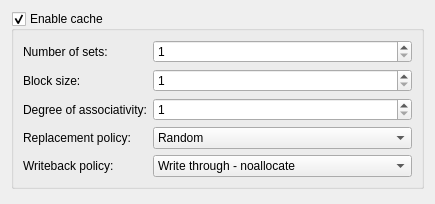
<?xml version="1.0" encoding="UTF-8"?>
<ui version="4.0">
 <class>NewDialogCache</class>
 <widget class="QWidget" name="NewDialogCache">
  <property name="geometry">
   <rect>
    <x>0</x>
    <y>0</y>
    <width>435</width>
    <height>204</height>
   </rect>
  </property>
  <property name="windowTitle">
   <string>Form</string>
  </property>
  <layout class="QVBoxLayout" name="verticalLayout">
   <item>
    <widget class="QGroupBox" name="enabled">
     <property name="title">
      <string>Enable cache</string>
     </property>
     <property name="checkable">
      <bool>true</bool>
     </property>
     <layout class="QFormLayout" name="formLayout">
      <item row="0" column="0">
       <widget class="QLabel" name="label_2">
        <property name="text">
         <string>Number of sets:</string>
        </property>
       </widget>
      </item>
      <item row="0" column="1">
       <widget class="QSpinBox" name="number_of_sets">
        <property name="minimum">
         <number>1</number>
        </property>
       </widget>
      </item>
      <item row="1" column="0">
       <widget class="QLabel" name="label_3">
        <property name="text">
         <string>Block size:</string>
        </property>
       </widget>
      </item>
      <item row="1" column="1">
       <widget class="QSpinBox" name="block_size">
        <property name="minimum">
         <number>1</number>
        </property>
       </widget>
      </item>
      <item row="2" column="0">
       <widget class="QLabel" name="label_5">
        <property name="text">
         <string>Degree of associativity:</string>
        </property>
       </widget>
      </item>
      <item row="2" column="1">
       <widget class="QSpinBox" name="degree_of_associativity">
        <property name="minimum">
         <number>1</number>
        </property>
       </widget>
      </item>
      <item row="3" column="0">
       <widget class="QLabel" name="label_6">
        <property name="text">
         <string>Replacement policy:</string>
        </property>
       </widget>
      </item>
      <item row="3" column="1">
       <widget class="QComboBox" name="replacement_policy">
        <item>
         <property name="text">
          <string>Random</string>
         </property>
        </item>
        <item>
         <property name="text">
          <string>Least Recently Used (LRU)</string>
         </property>
        </item>
        <item>
         <property name="text">
          <string>Least Frequently Used (LFU)</string>
         </property>
        </item>
       </widget>
      </item>
      <item row="4" column="0">
       <widget class="QLabel" name="label_writeback">
        <property name="text">
         <string>Writeback policy:</string>
        </property>
       </widget>
      </item>
      <item row="4" column="1">
       <widget class="QComboBox" name="writeback_policy">
        <item>
         <property name="text">
          <string>Write through - noallocate</string>
         </property>
        </item>
        <item>
         <property name="text">
          <string>Write through - write allocate</string>
         </property>
        </item>
        <item>
         <property name="text">
          <string>Write back</string>
         </property>
        </item>
       </widget>
      </item>
     </layout>
    </widget>
   </item>
   <item>
    <spacer name="verticalSpacer">
     <property name="orientation">
      <enum>Qt::Vertical</enum>
     </property>
     <property name="sizeHint" stdset="0">
      <size>
       <width>20</width>
       <height>40</height>
      </size>
     </property>
    </spacer>
   </item>
  </layout>
 </widget>
 <resources/>
 <connections/>
</ui>
